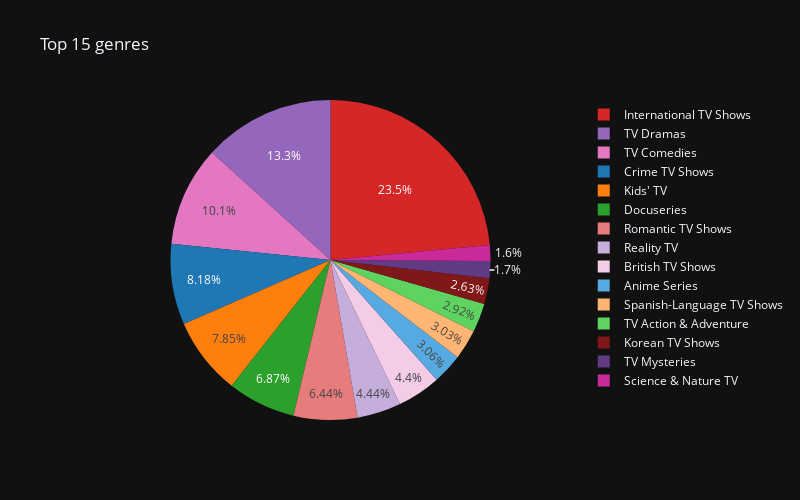

The notebook cell this image was saved under:
### Code cell
# Creazione di un contatore per i generi degli spettacoli TV
genres = Counter(', '.join(tv_shows['listed_in'].dropna()).replace(', ', ',').split(','))

# Ordinamento dei generi in base alla frequenza e selezione dei primi 15
genre_sorted = sorted(genres.items(), key=lambda item: item[1], reverse=True)[:15]

# Estrazione dei nomi dei generi e delle quantità
name = [i for i, value in genre_sorted]
value = [value for i, value in genre_sorted]

# Creazione di un grafico a torta utilizzando Plotly Express
fig = px.pie(values=value, names=name,
             template="plotly_dark",  # Utilizzo del template "plotly_dark"
             title='Top 15 genres',  # Titolo del grafico
             width=800, height=500,  # Dimensioni della figura
             color_discrete_sequence=['#D62728', '#9467BD', '#E377C2', '#1F77B4', '#FF7F0E', '#2CA02C'])  # Sequenza di colori personalizzata
fig.show()  # Visualizzazione del grafico

### Figure 1 — Plotly figure (JSON) as saved in the notebook; plotly's stock layout.template omitted (floating-point values rounded to 4 significant figures)
{"data": [{"domain": {"x": [0, 1], "y": [0, 1]}, "hovertemplate": "label=%{label}<br>value=%{value}<extra></extra>", "labels": ["International TV Shows", "TV Dramas", "TV Comedies", "Crime TV Shows", "Kids' TV", "Docuseries", "Romantic TV Shows", "Reality TV", "British TV Shows", "Anime Series", "Spanish-Language TV Shows", "TV Action & Adventure", "Korean TV Shows", "TV Mysteries", "Science & Nature TV"], "legendgroup": "", "name": "", "showlegend": true, "type": "pie", "values": [1351, 763, 581, 470, 451, 395, 370, 255, 253, 176, 174, 168, 151, 98, 92]}], "layout": {"height": 500, "legend": {"tracegroupgap": 0}, "piecolorway": ["#D62728", "#9467BD", "#E377C2", "#1F77B4", "#FF7F0E", "#2CA02C"], "title": {"text": "Top 15 genres"}, "width": 800}}
